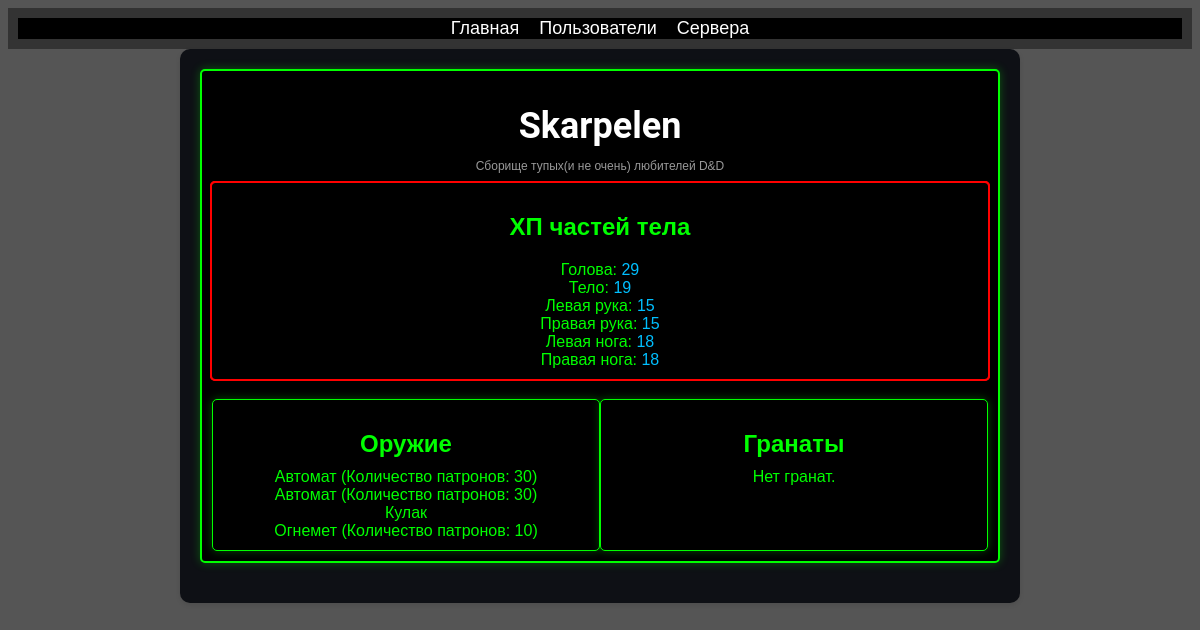
/status/2/, run on an earlier commit of the app's database.
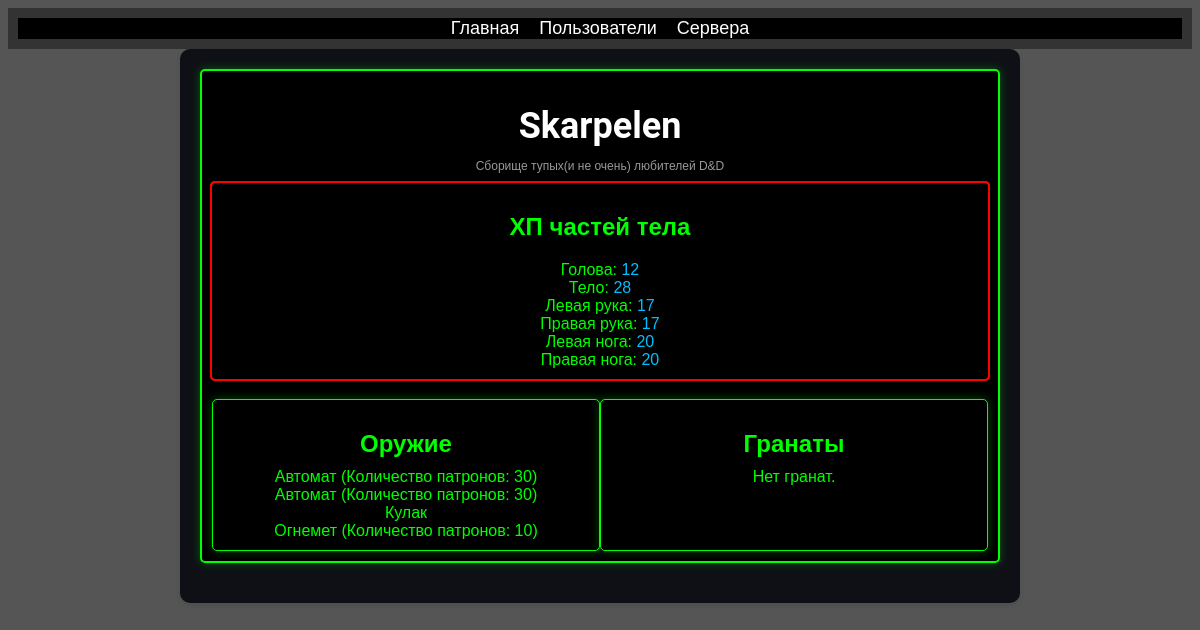
And on a later commit of the database.
### discordbotdb/models.py (models this page shows, shortened)
class Status(models.Model):
    status_id = models.AutoField(primary_key=True)
    armour = models.CharField(max_length=255)
    head = models.IntegerField()
    body = models.IntegerField()
    l_hand = models.IntegerField()
    r_hand = models.IntegerField()
    l_foot = models.IntegerField()
    r_foot = models.IntegerField()
    user = models.OneToOneField(User, on_delete=models.CASCADE)

class User(models.Model):
    id = models.AutoField(primary_key=True)
    name = models.TextField()
    user_discord_id = models.BigIntegerField()
    guild = models.ForeignKey(Guild, on_delete=models.CASCADE)

class Guild(models.Model):
    guild_id = models.AutoField(primary_key=True)
    server_id = models.BigIntegerField()
    server_name = models.TextField()
    prefix = models.TextField(default='+')

### discordbotdb/views.py (the view)
# urls.py: path('status/<int:pk>/', StatusListView.as_view(), name='status'),
class StatusListView(ListView):
    model = Status
    template_name = 'discordbotdb/status_list.html'
    context_object_name = 'status'
    def get_queryset(self):
        self.user_id = self.kwargs['pk']
        return Status.objects.filter(user_id=self.user_id)
    def get_context_data(self, **kwargs):
        context = super().get_context_data(**kwargs)
        context['title'] = 'Статус'
        context['user_id'] = self.user_id
        return context

### discordbotdb/templates/discordbotdb/status_list.html
{% extends "discordbotdb/base.html" %}
{% block content %}
  <div class="status">
    {% for status in object_list %}
      <div class="status-container">
        <h1 class="status-username">{{ status.user.name }}</h1>
        <p class="status-server">{{ status.user.guild.server_name }}</p>
        <div class="status-body-parts-container">
          <h2>ХП частей тела</h2>
          <ul class="status-ul">
            <li>Голова: <span class="status-hp">{{ status.head }}</span></li>
            <li>Тело: <span class="status-hp">{{ status.body }}</span></li>
            <li>Левая рука: <span class="status-hp">{{ status.l_hand }}</span></li>
            <li>Правая рука: <span class="status-hp">{{ status.r_hand }}</span></li>
            <li>Левая нога: <span class="status-hp">{{ status.l_foot }}</span></li>
            <li>Правая нога: <span class="status-hp">{{ status.r_foot }}</span></li>
          </ul>
        </div>
        <div class="status-bottom-container">
          <div class="status-weapons-container">
            <h2>Оружие</h2>
            <ul class="status-ul">
              {% for weapon in status.user.weapon_set.all %}
                {% if weapon.inventory_name == "equipped" %}
                  <li>
                    <span class="status-equipped">{{ weapon.weapon_name|capfirst }}</span>
                    {% if weapon.current_ammo > 0 %}
                      <span class="status-equipped">(Количество патронов: {{ weapon.current_ammo }})</span>
                    {% endif %}
                  </li>
                {% else %}
                  <li>
                    {{ weapon.weapon_name|capfirst }}
                    {% if weapon.current_ammo > 0 %}
                      (Количество патронов: {{ weapon.current_ammo }})
                    {% endif %}
                  </li>
                {% endif %}
              {% empty %}
                <li>Нет оружия.</li>
              {% endfor %}
            </ul>
          </div>
          <div class="status-grenades-container">
            <h2>Гранаты</h2>
            <ul class="status-ul">
              {% for grenade in status.user.grenade_set.all %}
                <li>{{ grenade.grenade_name|capfirst }} (Количество: {{ grenade.amount }})</li>
              {% empty %}
                <li>Нет гранат.</li>
              {% endfor %}
            </ul>
          </div>
        </div>
      </div>
    {% empty %}
      <p>У пользователя нет статуса.</p>
    {% endfor %}
  </div>
{% endblock %}

What changed in the data, as far as the page shows it:
changed Status "Skarpelen": head "29" → "12"; body "19" → "28"; l_hand "15" → "17"; r_hand "15" → "17"; l_foot "18" → "20"; r_foot "18" → "20"
